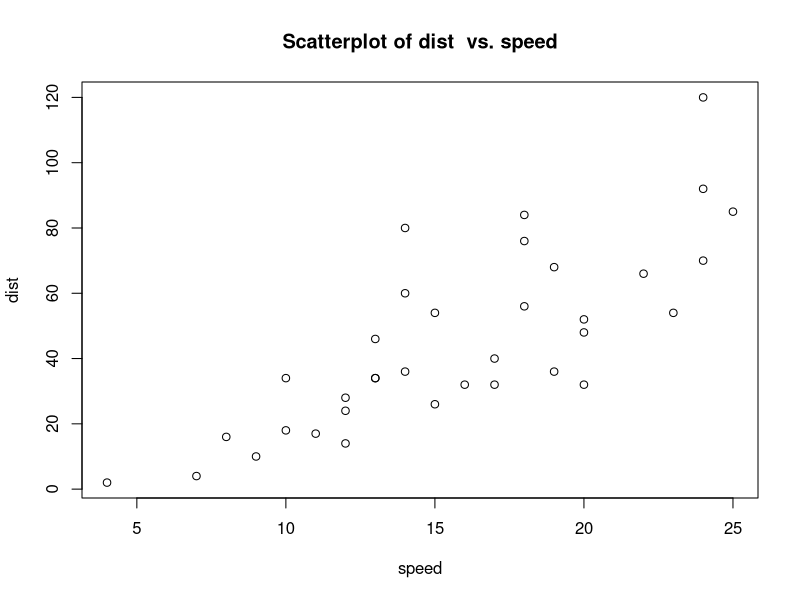
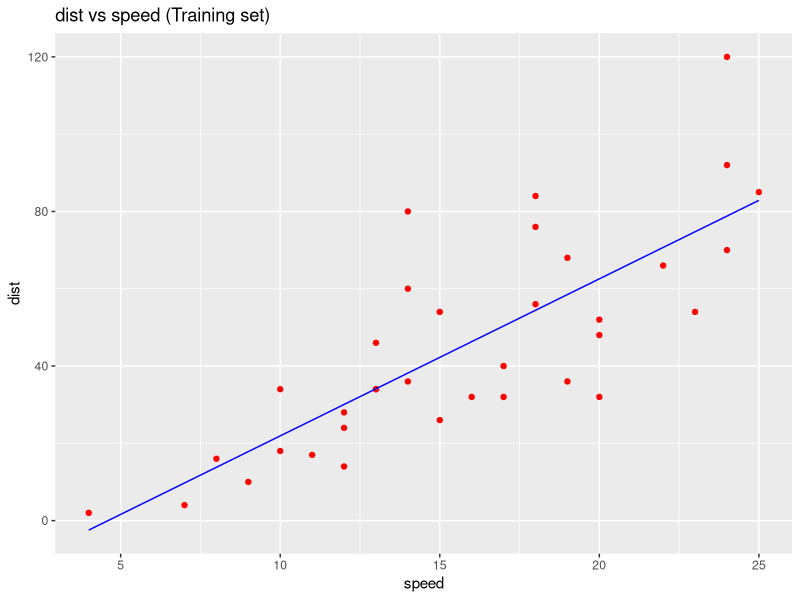
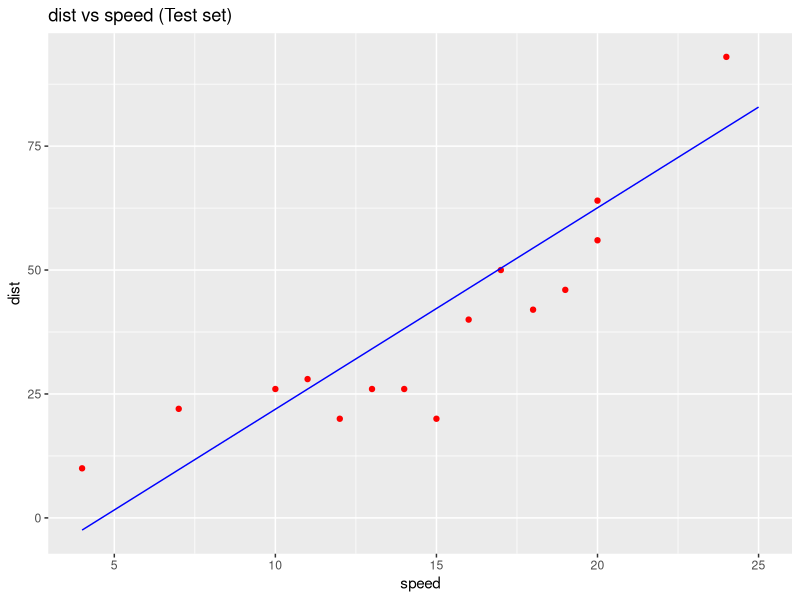

These figures' R source, in order:
data("cars")
View(cars)
# Simple Linear Regression

# Importing the dataset


# Splitting the dataset into the Training set and Test set
install.packages('caTools')
library(caTools)
set.seed(123)
split = sample.split(cars$speed, SplitRatio = 2/3)
training_set = subset(cars, split == TRUE)
test_set = subset(cars, split == FALSE)

# Feature Scaling
# training_set = scale(training_set)
# test_set = scale(test_set)

# Fitting Simple Linear Regression to the Training set
regressor = lm(formula = dist ~ speed,
               data = training_set)

# Predicting the Test set results
y_pred = predict(regressor, newdata = test_set)

#to visualise the training subset using scatterplot 
plot(x=training_set$speed, y=training_set$dist,
     main = "Scatterplot of dist  vs. speed",
     xlab = "speed",
     ylab = "dist")


# Visualising the Training set results
library(ggplot2)
ggplot() +
  geom_point(aes(x = training_set$speed, y = training_set$dist),
             colour = 'red') +
  geom_line(aes(x = training_set$speed, y = predict(regressor, newdata = training_set)),
            colour = 'blue') +
  ggtitle('dist vs speed (Training set)') +
  xlab('speed') +
  ylab('dist')

# Visualising the Test set results
library(ggplot2)
ggplot() +
  geom_point(aes(x = test_set$speed, 
                 y = test_set$dist),
             colour = 'red') +
  geom_line(aes(x = training_set$speed, y = predict(regressor, newdata = training_set)),
            colour = 'blue') +
  ggtitle('dist vs speed (Test set)') +
  xlab('speed') +
  ylab('dist')  
